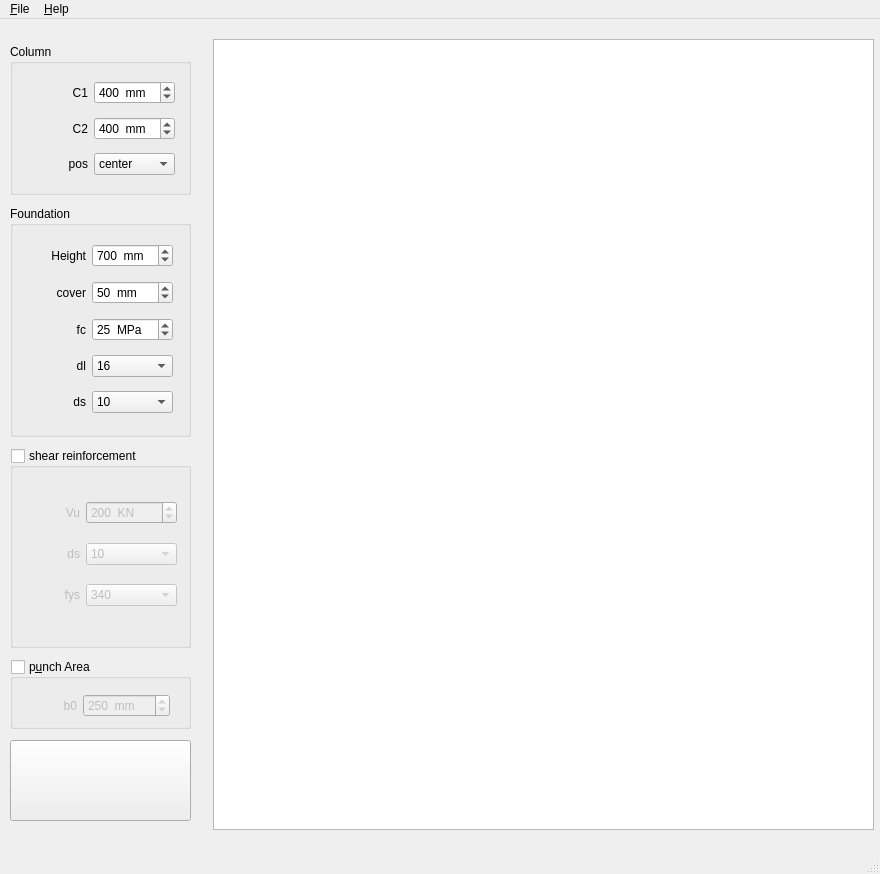
<?xml version="1.0" encoding="UTF-8"?>
<ui version="4.0">
 <class>MainWindow</class>
 <widget class="QMainWindow" name="MainWindow">
  <property name="geometry">
   <rect>
    <x>0</x>
    <y>0</y>
    <width>880</width>
    <height>874</height>
   </rect>
  </property>
  <property name="windowTitle">
   <string>punch</string>
  </property>
  <property name="windowIcon">
   <iconset>
    <normaloff>../../resources/icons/main/right.svg</normaloff>../../resources/icons/main/right.svg</iconset>
  </property>
  <widget class="QWidget" name="centralwidget">
   <property name="enabled">
    <bool>true</bool>
   </property>
   <widget class="QPlainTextEdit" name="plainTextEdit">
    <property name="geometry">
     <rect>
      <x>213</x>
      <y>20</y>
      <width>661</width>
      <height>791</height>
     </rect>
    </property>
    <property name="readOnly">
     <bool>true</bool>
    </property>
   </widget>
   <widget class="QWidget" name="layoutWidget">
    <property name="geometry">
     <rect>
      <x>10</x>
      <y>20</y>
      <width>181</width>
      <height>791</height>
     </rect>
    </property>
    <layout class="QVBoxLayout" name="verticalLayout">
     <item>
      <widget class="QGroupBox" name="column_groupBox">
       <property name="sizePolicy">
        <sizepolicy hsizetype="Preferred" vsizetype="Maximum">
         <horstretch>0</horstretch>
         <verstretch>0</verstretch>
        </sizepolicy>
       </property>
       <property name="minimumSize">
        <size>
         <width>0</width>
         <height>151</height>
        </size>
       </property>
       <property name="title">
        <string>Column</string>
       </property>
       <widget class="QWidget" name="layoutWidget">
        <property name="geometry">
         <rect>
          <x>9</x>
          <y>30</y>
          <width>156</width>
          <height>110</height>
         </rect>
        </property>
        <layout class="QGridLayout" name="gridLayout_2">
         <item row="0" column="0">
          <widget class="QLabel" name="h_label">
           <property name="text">
            <string>C1</string>
           </property>
           <property name="alignment">
            <set>Qt::AlignRight|Qt::AlignTrailing|Qt::AlignVCenter</set>
           </property>
          </widget>
         </item>
         <item row="0" column="1">
          <widget class="QSpinBox" name="c1_spinBox">
           <property name="toolTip">
            <string>Height of foundation</string>
           </property>
           <property name="suffix">
            <string>  mm</string>
           </property>
           <property name="minimum">
            <number>250</number>
           </property>
           <property name="maximum">
            <number>2000</number>
           </property>
           <property name="singleStep">
            <number>50</number>
           </property>
           <property name="value">
            <number>400</number>
           </property>
          </widget>
         </item>
         <item row="1" column="0">
          <widget class="QLabel" name="c2_label">
           <property name="text">
            <string>C2</string>
           </property>
           <property name="alignment">
            <set>Qt::AlignRight|Qt::AlignTrailing|Qt::AlignVCenter</set>
           </property>
          </widget>
         </item>
         <item row="1" column="1">
          <widget class="QSpinBox" name="c2_spinBox">
           <property name="toolTip">
            <string>Height of foundation</string>
           </property>
           <property name="suffix">
            <string>  mm</string>
           </property>
           <property name="minimum">
            <number>250</number>
           </property>
           <property name="maximum">
            <number>2000</number>
           </property>
           <property name="singleStep">
            <number>50</number>
           </property>
           <property name="value">
            <number>400</number>
           </property>
          </widget>
         </item>
         <item row="2" column="0">
          <widget class="QLabel" name="pos_label">
           <property name="text">
            <string>pos</string>
           </property>
           <property name="alignment">
            <set>Qt::AlignRight|Qt::AlignTrailing|Qt::AlignVCenter</set>
           </property>
          </widget>
         </item>
         <item row="2" column="1">
          <widget class="QComboBox" name="pos_comboBox">
           <property name="mouseTracking">
            <bool>false</bool>
           </property>
           <property name="toolTip">
            <string>foundation  main rebars diameter</string>
           </property>
           <property name="currentIndex">
            <number>0</number>
           </property>
           <item>
            <property name="text">
             <string>center</string>
            </property>
           </item>
           <item>
            <property name="text">
             <string>edge</string>
            </property>
           </item>
           <item>
            <property name="text">
             <string>corner</string>
            </property>
           </item>
          </widget>
         </item>
        </layout>
       </widget>
      </widget>
     </item>
     <item>
      <widget class="QGroupBox" name="foundation_groupBox">
       <property name="sizePolicy">
        <sizepolicy hsizetype="Preferred" vsizetype="Maximum">
         <horstretch>0</horstretch>
         <verstretch>0</verstretch>
        </sizepolicy>
       </property>
       <property name="minimumSize">
        <size>
         <width>0</width>
         <height>231</height>
        </size>
       </property>
       <property name="title">
        <string>Foundation</string>
       </property>
       <widget class="QWidget" name="layoutWidget">
        <property name="geometry">
         <rect>
          <x>16</x>
          <y>30</y>
          <width>147</width>
          <height>186</height>
         </rect>
        </property>
        <layout class="QGridLayout" name="gridLayout">
         <item row="0" column="0">
          <widget class="QLabel" name="height_label">
           <property name="text">
            <string>Height</string>
           </property>
           <property name="alignment">
            <set>Qt::AlignRight|Qt::AlignTrailing|Qt::AlignVCenter</set>
           </property>
          </widget>
         </item>
         <item row="0" column="1">
          <widget class="QSpinBox" name="height_spinBox">
           <property name="suffix">
            <string>  mm</string>
           </property>
           <property name="minimum">
            <number>100</number>
           </property>
           <property name="maximum">
            <number>2000</number>
           </property>
           <property name="singleStep">
            <number>50</number>
           </property>
           <property name="value">
            <number>700</number>
           </property>
          </widget>
         </item>
         <item row="1" column="0">
          <widget class="QLabel" name="cover_label">
           <property name="text">
            <string>cover</string>
           </property>
           <property name="alignment">
            <set>Qt::AlignRight|Qt::AlignTrailing|Qt::AlignVCenter</set>
           </property>
          </widget>
         </item>
         <item row="1" column="1">
          <widget class="QSpinBox" name="cover_spinBox">
           <property name="suffix">
            <string>  mm</string>
           </property>
           <property name="minimum">
            <number>10</number>
           </property>
           <property name="maximum">
            <number>100</number>
           </property>
           <property name="singleStep">
            <number>10</number>
           </property>
           <property name="value">
            <number>50</number>
           </property>
          </widget>
         </item>
         <item row="2" column="0">
          <widget class="QLabel" name="fc_label">
           <property name="text">
            <string>fc</string>
           </property>
           <property name="alignment">
            <set>Qt::AlignRight|Qt::AlignTrailing|Qt::AlignVCenter</set>
           </property>
          </widget>
         </item>
         <item row="2" column="1">
          <widget class="QSpinBox" name="fc_spinBox">
           <property name="suffix">
            <string>  MPa</string>
           </property>
           <property name="minimum">
            <number>20</number>
           </property>
           <property name="maximum">
            <number>80</number>
           </property>
           <property name="singleStep">
            <number>5</number>
           </property>
           <property name="value">
            <number>25</number>
           </property>
          </widget>
         </item>
         <item row="3" column="0">
          <widget class="QLabel" name="dl_label">
           <property name="text">
            <string>dl</string>
           </property>
           <property name="alignment">
            <set>Qt::AlignRight|Qt::AlignTrailing|Qt::AlignVCenter</set>
           </property>
          </widget>
         </item>
         <item row="3" column="1">
          <widget class="QComboBox" name="dl_comboBox">
           <property name="mouseTracking">
            <bool>false</bool>
           </property>
           <property name="toolTip">
            <string>foundation  main rebars diameter</string>
           </property>
           <property name="currentText" stdset="0">
            <string>16</string>
           </property>
           <property name="currentIndex">
            <number>3</number>
           </property>
           <item>
            <property name="text">
             <string>10</string>
            </property>
           </item>
           <item>
            <property name="text">
             <string>12</string>
            </property>
           </item>
           <item>
            <property name="text">
             <string>14</string>
            </property>
           </item>
           <item>
            <property name="text">
             <string>16</string>
            </property>
           </item>
           <item>
            <property name="text">
             <string>18</string>
            </property>
           </item>
           <item>
            <property name="text">
             <string>20</string>
            </property>
           </item>
           <item>
            <property name="text">
             <string>22</string>
            </property>
           </item>
           <item>
            <property name="text">
             <string>25</string>
            </property>
           </item>
           <item>
            <property name="text">
             <string>28</string>
            </property>
           </item>
           <item>
            <property name="text">
             <string>30</string>
            </property>
           </item>
           <item>
            <property name="text">
             <string>32</string>
            </property>
           </item>
          </widget>
         </item>
         <item row="4" column="0">
          <widget class="QLabel" name="ds_labels">
           <property name="text">
            <string>ds</string>
           </property>
           <property name="alignment">
            <set>Qt::AlignRight|Qt::AlignTrailing|Qt::AlignVCenter</set>
           </property>
          </widget>
         </item>
         <item row="4" column="1">
          <widget class="QComboBox" name="ds_comboBox">
           <property name="toolTip">
            <string>foundation shear rebars diameter</string>
           </property>
           <property name="currentIndex">
            <number>0</number>
           </property>
           <item>
            <property name="text">
             <string>10</string>
            </property>
           </item>
           <item>
            <property name="text">
             <string>12</string>
            </property>
           </item>
           <item>
            <property name="text">
             <string>14</string>
            </property>
           </item>
           <item>
            <property name="text">
             <string>16</string>
            </property>
           </item>
           <item>
            <property name="text">
             <string>18</string>
            </property>
           </item>
           <item>
            <property name="text">
             <string>20</string>
            </property>
           </item>
           <item>
            <property name="text">
             <string>22</string>
            </property>
           </item>
           <item>
            <property name="text">
             <string>25</string>
            </property>
           </item>
           <item>
            <property name="text">
             <string>28</string>
            </property>
           </item>
           <item>
            <property name="text">
             <string>30</string>
            </property>
           </item>
           <item>
            <property name="text">
             <string>32</string>
            </property>
           </item>
          </widget>
         </item>
        </layout>
       </widget>
      </widget>
     </item>
     <item>
      <widget class="QGroupBox" name="shear_groupBox">
       <property name="sizePolicy">
        <sizepolicy hsizetype="Preferred" vsizetype="Maximum">
         <horstretch>0</horstretch>
         <verstretch>0</verstretch>
        </sizepolicy>
       </property>
       <property name="minimumSize">
        <size>
         <width>0</width>
         <height>200</height>
        </size>
       </property>
       <property name="toolTip">
        <string>&lt;!DOCTYPE HTML PUBLIC &quot;-//W3C//DTD HTML 4.0//EN&quot; &quot;http://www.w3.org/TR/REC-html40/strict.dtd&quot;&gt;
&lt;html&gt;&lt;head&gt;&lt;meta name=&quot;qrichtext&quot; content=&quot;1&quot; /&gt;&lt;style type=&quot;text/css&quot;&gt;
p, li { white-space: pre-wrap; }
&lt;/style&gt;&lt;/head&gt;&lt;body style=&quot; font-family:'Noto Sans'; font-size:10pt; font-weight:400; font-style:normal;&quot;&gt;
&lt;p dir='rtl' style=&quot; margin-top:0px; margin-bottom:0px; margin-left:0px; margin-right:0px; -qt-block-indent:0; text-indent:0px;&quot;&gt;با فعال کردن این گزینه شما میتوانید با توجه به برش حداکثر موجود در مقطع پانچ (Vu)  و تعیین قطر و مقاومت خاموتهای سنجاقی، فاصله لازم بین خاموتهای سنجاقی را برای افزایش ظرفیت برش پانچ مقطع بدست آورید.&lt;/p&gt;&lt;/body&gt;&lt;/html&gt;</string>
       </property>
       <property name="title">
        <string>shear reinforcement</string>
       </property>
       <property name="checkable">
        <bool>true</bool>
       </property>
       <property name="checked">
        <bool>false</bool>
       </property>
       <widget class="QWidget" name="layoutWidget">
        <property name="geometry">
         <rect>
          <x>20</x>
          <y>40</y>
          <width>147</width>
          <height>134</height>
         </rect>
        </property>
        <layout class="QGridLayout" name="gridLayout_3">
         <item row="0" column="0">
          <widget class="QLabel" name="vu_label_2">
           <property name="text">
            <string>Vu</string>
           </property>
           <property name="alignment">
            <set>Qt::AlignRight|Qt::AlignTrailing|Qt::AlignVCenter</set>
           </property>
          </widget>
         </item>
         <item row="0" column="1">
          <widget class="QSpinBox" name="vu_spinBox">
           <property name="suffix">
            <string>  KN</string>
           </property>
           <property name="minimum">
            <number>0</number>
           </property>
           <property name="maximum">
            <number>20000000</number>
           </property>
           <property name="singleStep">
            <number>10</number>
           </property>
           <property name="value">
            <number>200</number>
           </property>
          </widget>
         </item>
         <item row="3" column="0">
          <widget class="QLabel" name="fys_label_2">
           <property name="text">
            <string>fys</string>
           </property>
           <property name="alignment">
            <set>Qt::AlignRight|Qt::AlignTrailing|Qt::AlignVCenter</set>
           </property>
          </widget>
         </item>
         <item row="3" column="1">
          <widget class="QComboBox" name="fys_comboBox">
           <property name="mouseTracking">
            <bool>false</bool>
           </property>
           <property name="toolTip">
            <string>foundation  main rebars diameter</string>
           </property>
           <property name="currentText" stdset="0">
            <string>340</string>
           </property>
           <property name="currentIndex">
            <number>1</number>
           </property>
           <item>
            <property name="text">
             <string>300</string>
            </property>
           </item>
           <item>
            <property name="text">
             <string>340</string>
            </property>
           </item>
           <item>
            <property name="text">
             <string>400</string>
            </property>
           </item>
          </widget>
         </item>
         <item row="1" column="1">
          <widget class="QComboBox" name="ds_punch_comboBox">
           <property name="toolTip">
            <string>foundation shear rebars diameter</string>
           </property>
           <property name="currentIndex">
            <number>0</number>
           </property>
           <item>
            <property name="text">
             <string>10</string>
            </property>
           </item>
           <item>
            <property name="text">
             <string>12</string>
            </property>
           </item>
           <item>
            <property name="text">
             <string>14</string>
            </property>
           </item>
           <item>
            <property name="text">
             <string>16</string>
            </property>
           </item>
           <item>
            <property name="text">
             <string>18</string>
            </property>
           </item>
           <item>
            <property name="text">
             <string>20</string>
            </property>
           </item>
           <item>
            <property name="text">
             <string>22</string>
            </property>
           </item>
           <item>
            <property name="text">
             <string>25</string>
            </property>
           </item>
           <item>
            <property name="text">
             <string>28</string>
            </property>
           </item>
           <item>
            <property name="text">
             <string>30</string>
            </property>
           </item>
           <item>
            <property name="text">
             <string>32</string>
            </property>
           </item>
          </widget>
         </item>
         <item row="1" column="0">
          <widget class="QLabel" name="ds_labels_2">
           <property name="text">
            <string>ds</string>
           </property>
           <property name="alignment">
            <set>Qt::AlignRight|Qt::AlignTrailing|Qt::AlignVCenter</set>
           </property>
          </widget>
         </item>
        </layout>
       </widget>
      </widget>
     </item>
     <item>
      <widget class="QGroupBox" name="b0_groupBox">
       <property name="enabled">
        <bool>true</bool>
       </property>
       <property name="sizePolicy">
        <sizepolicy hsizetype="Preferred" vsizetype="Maximum">
         <horstretch>0</horstretch>
         <verstretch>0</verstretch>
        </sizepolicy>
       </property>
       <property name="minimumSize">
        <size>
         <width>0</width>
         <height>70</height>
        </size>
       </property>
       <property name="title">
        <string>p&amp;unch Area</string>
       </property>
       <property name="flat">
        <bool>false</bool>
       </property>
       <property name="checkable">
        <bool>true</bool>
       </property>
       <property name="checked">
        <bool>false</bool>
       </property>
       <widget class="QWidget" name="layoutWidget">
        <property name="geometry">
         <rect>
          <x>19</x>
          <y>30</y>
          <width>141</width>
          <height>34</height>
         </rect>
        </property>
        <layout class="QHBoxLayout" name="horizontalLayout">
         <item>
          <widget class="QLabel" name="b0_label">
           <property name="text">
            <string>b0</string>
           </property>
           <property name="alignment">
            <set>Qt::AlignRight|Qt::AlignTrailing|Qt::AlignVCenter</set>
           </property>
          </widget>
         </item>
         <item>
          <widget class="QSpinBox" name="b0_spinBox">
           <property name="suffix">
            <string>  mm</string>
           </property>
           <property name="minimum">
            <number>100</number>
           </property>
           <property name="maximum">
            <number>10000</number>
           </property>
           <property name="singleStep">
            <number>10</number>
           </property>
           <property name="value">
            <number>250</number>
           </property>
          </widget>
         </item>
        </layout>
       </widget>
      </widget>
     </item>
     <item>
      <widget class="QPushButton" name="run_Button">
       <property name="sizePolicy">
        <sizepolicy hsizetype="Minimum" vsizetype="Fixed">
         <horstretch>0</horstretch>
         <verstretch>0</verstretch>
        </sizepolicy>
       </property>
       <property name="minimumSize">
        <size>
         <width>0</width>
         <height>81</height>
        </size>
       </property>
       <property name="font">
        <font>
         <pointsize>20</pointsize>
         <weight>75</weight>
         <italic>true</italic>
         <bold>true</bold>
         <strikeout>false</strikeout>
        </font>
       </property>
       <property name="icon">
        <iconset resource="../../images/resource.qrc">
         <normaloff>:/All/run.svg</normaloff>:/All/run.svg</iconset>
       </property>
       <property name="iconSize">
        <size>
         <width>64</width>
         <height>64</height>
        </size>
       </property>
      </widget>
     </item>
    </layout>
   </widget>
  </widget>
  <widget class="QMenuBar" name="menubar">
   <property name="geometry">
    <rect>
     <x>0</x>
     <y>0</y>
     <width>880</width>
     <height>24</height>
    </rect>
   </property>
   <widget class="QMenu" name="menu_File">
    <property name="title">
     <string>&amp;File</string>
    </property>
    <widget class="QMenu" name="menu_Print">
     <property name="title">
      <string>&amp;Print</string>
     </property>
     <addaction name="action_Pdf"/>
     <addaction name="action_word"/>
    </widget>
    <widget class="QMenu" name="menu_Import">
     <property name="title">
      <string>&amp;Import</string>
     </property>
     <addaction name="action_Safe"/>
    </widget>
    <widget class="QMenu" name="menu_Export">
     <property name="title">
      <string>&amp;Export</string>
     </property>
     <addaction name="action_Autocad"/>
    </widget>
    <addaction name="menu_Import"/>
    <addaction name="menu_Export"/>
    <addaction name="menu_Print"/>
    <addaction name="action_Exit"/>
   </widget>
   <widget class="QMenu" name="menu_Help">
    <property name="title">
     <string>&amp;Help</string>
    </property>
    <addaction name="action_About"/>
   </widget>
   <addaction name="menu_File"/>
   <addaction name="menu_Help"/>
  </widget>
  <widget class="QStatusBar" name="statusbar"/>
  <action name="action_Pdf">
   <property name="enabled">
    <bool>false</bool>
   </property>
   <property name="text">
    <string>&amp;pdf</string>
   </property>
  </action>
  <action name="action_word">
   <property name="enabled">
    <bool>false</bool>
   </property>
   <property name="text">
    <string>&amp;word</string>
   </property>
  </action>
  <action name="action_About">
   <property name="text">
    <string>&amp;About</string>
   </property>
  </action>
  <action name="action_Autocad">
   <property name="enabled">
    <bool>false</bool>
   </property>
   <property name="text">
    <string>&amp;Autocad</string>
   </property>
  </action>
  <action name="action_Exit">
   <property name="text">
    <string>E&amp;xit</string>
   </property>
   <property name="shortcut">
    <string>Ctrl+W</string>
   </property>
  </action>
  <action name="action_Safe">
   <property name="enabled">
    <bool>false</bool>
   </property>
   <property name="text">
    <string>&amp;Safe</string>
   </property>
  </action>
 </widget>
 <tabstops>
  <tabstop>plainTextEdit</tabstop>
  <tabstop>c1_spinBox</tabstop>
  <tabstop>c2_spinBox</tabstop>
  <tabstop>pos_comboBox</tabstop>
  <tabstop>height_spinBox</tabstop>
  <tabstop>cover_spinBox</tabstop>
  <tabstop>fc_spinBox</tabstop>
  <tabstop>dl_comboBox</tabstop>
  <tabstop>ds_comboBox</tabstop>
  <tabstop>shear_groupBox</tabstop>
  <tabstop>vu_spinBox</tabstop>
  <tabstop>ds_punch_comboBox</tabstop>
  <tabstop>fys_comboBox</tabstop>
  <tabstop>b0_groupBox</tabstop>
  <tabstop>b0_spinBox</tabstop>
  <tabstop>run_Button</tabstop>
 </tabstops>
 <resources>
  <include location="../../images/resource.qrc"/>
 </resources>
 <connections/>
</ui>
